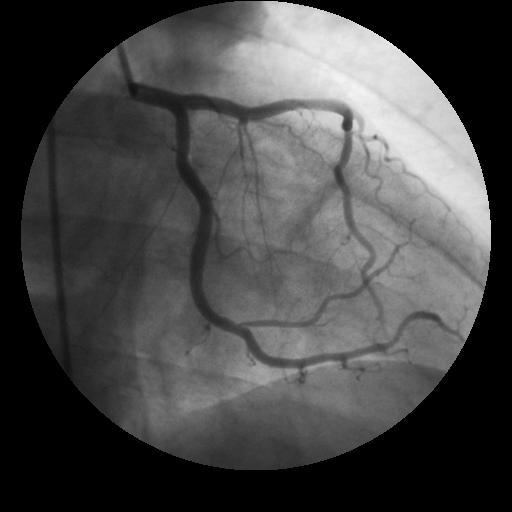
%> input picture Thuat toan chi Tran/NSCT/Images/test2.jpg, 512 x 512 px
$ octave run.m   (GNU Octave 9; MATLAB toolbox functions it lacks are replaced by stand-ins)
%> lines starting %> are read from the running program, lines starting %| are printed output that depends on the picture; in (x1, y1, x2, y2) boxes, pixels count from 0 and x2, y2 are one past the last pixel; in counts of white or black regions, pixels touching at a corner belong together; the program's own positions count from 1
%> further down, I is the input picture: size 512x512 uint8; min 0, max 249, mean 71.6
### Thuat toan chi Tran/NSCT/Functions/interiorBW.m
function [interior] = interiorBW(I)
% Input: grayscale image
% Output: a binary marking the location of the interior to dissipate from

% I = imread('test3.jpg');

R = bwmorph(I,'remove');
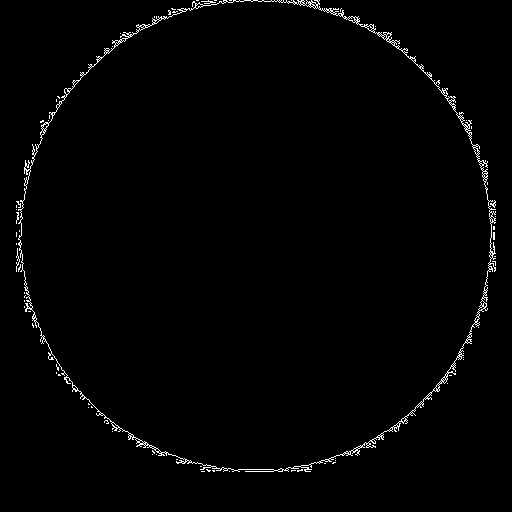
%> R: size 512x512 logical; 1.4% white in thin lines or dots, all inside (x1, y1, x2, y2) = (16, 0, 496, 472)
%figure, imshow(R)

S = bwmorph(R,'close');
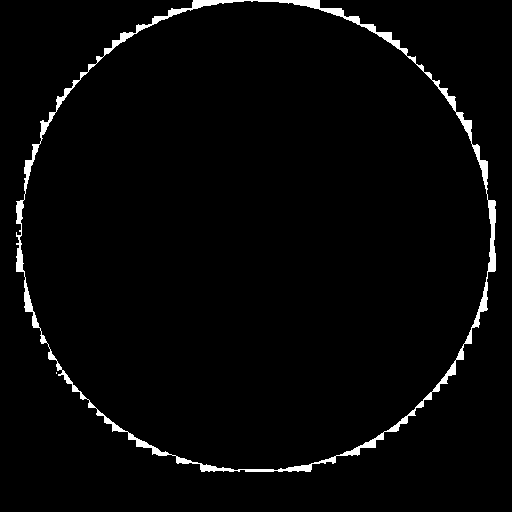
%> S: size 512x512 logical; 2.4% white; 2 white regions (1 under 20 px), largest, box (x1, y1, x2, y2) and area: (16, 0, 496, 472) 6387
%figure, imshow(S)

T = S;
T(1,:)=1;
T(size(I,2),:)=1;
T(:,1)=1;
T(:,size(I,2))=1;
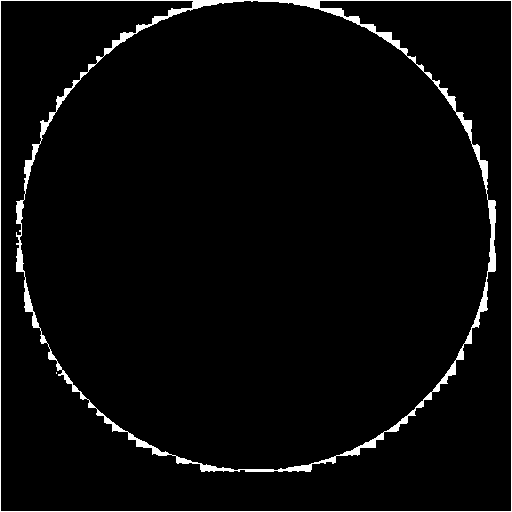
%> T: size 512x512 logical; 3.2% white; 2 white regions (1 under 20 px), largest, box (x1, y1, x2, y2) and area: (0, 0, 512, 512) 8304

T(1,size(I,2)/2)=0;
%> T: size 512x512 logical; 3.2% white; 2 white regions (1 under 20 px), largest, box (x1, y1, x2, y2) and area: (0, 0, 512, 512) 8303

W = imfill(T,'holes');
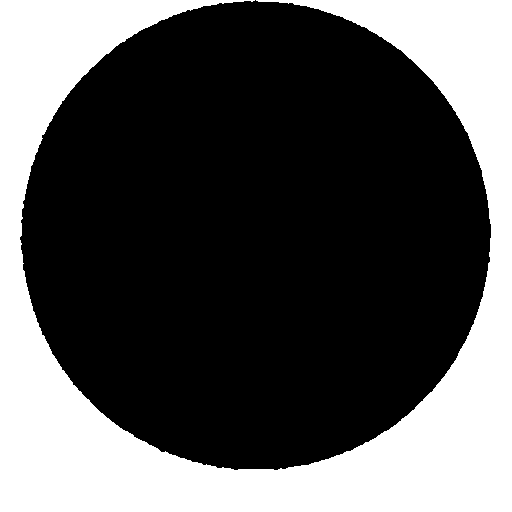
%> W: size 512x512 logical; 34.1% white; 1 white region, box (x1, y1, x2, y2) and area: (0, 0, 512, 512) 89411

W(1,size(I,2)/2)=1;
%> W: size 512x512 logical; 34.1% white; 1 white region, box (x1, y1, x2, y2) and area: (0, 0, 512, 512) 89412

interior = logical(1-W);
% [7 lines of commented-out code are left out]
end

### Thuat toan chi Tran/Nen Huynh/Original/BasicHeatInpaint.m
function [ OutImage ] = BasicHeatInpaint( Image,interior )
% This function performs dissipation of intensity values from
% the boundary to the exterior. The image must be grayscale.
% This function requires the image processing toolbox
% (specifically, bwdist.m).
% INPUT:
% Image ? grayscale image.
% interior ? a binary marking the location of the interior to
% dissipate from.

% find the distance from the interior.
dst = bwdist(interior,'cityblock');
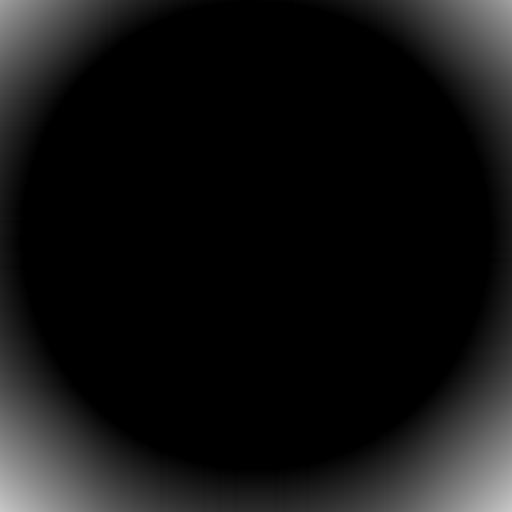
%> dst: size 512x512 single; min 0, max 200, mean 17.8

% Sort the distance to index from.
[sorted,ind] = sort(dst(:));
ind = ind(sorted > 0);

[I,J] = ind2sub(size(Image),ind);

OutImage = Image;

% Dissipate
for i = 1 : numel(ind)
    x = max(1,I(i)-1):min(size(OutImage,1),I(i)+1);
    y = max(1,J(i)-1):min(size(OutImage,2),J(i)+1);
    mark = double(interior(x,y));

    OutImage(I(i),J(i)) = ...
        sum(sum(OutImage(x,y).* mark))/sum(mark(:));
    interior(I(i),J(i)) = 1;
end
%> this loop made 89412 passes
%> (x, y, mark) on passes 1 to 3: ([237 238 239], [19 20 21], [0 0 0; 0 0 1; 0 0 1]), ([238 239 240], [19 20 21], [0 1 1; 0 0 1; 0 0 1]), ([239 240 241], [19 20 21], [0 1 1; 0 0 1; 0 0 0])
%> (the rest of the program and of its run is left out)
